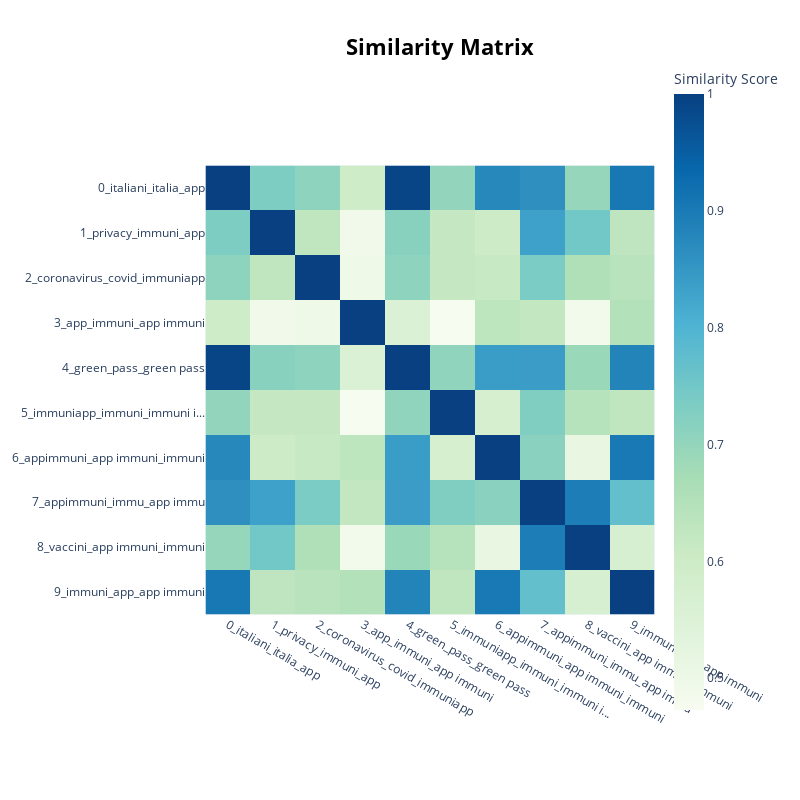

Source (notebook cell):
### Code cell
topic_model.visualize_heatmap()

### Figure 1 — Plotly figure (JSON) as saved in the notebook; plotly's stock layout.template omitted (floating-point values rounded to 4 significant figures)
{"data": [{"coloraxis": "coloraxis", "hovertemplate": "x: %{x}<br>y: %{y}<br>Similarity Score: %{z}<extra></extra>", "name": "0", "type": "heatmap", "x": ["0_italiani_italia_app", "1_privacy_immuni_app", "2_coronavirus_covid_immuniapp", "3_app_immuni_app immuni", "4_green_pass_green pass", "5_immuniapp_immuni_immuni i...", "6_appimmuni_app immuni_immuni", "7_appimmuni_immu_app immu", "8_vaccini_app immuni_immuni", "9_immuni_app_app immuni"], "xaxis": "x", "y": ["0_italiani_italia_app", "1_privacy_immuni_app", "2_coronavirus_covid_immuniapp", "3_app_immuni_app immuni", "4_green_pass_green pass", "5_immuniapp_immuni_immuni i...", "6_appimmuni_app immuni_immuni", "7_appimmuni_immu_app immu", "8_vaccini_app immuni_immuni", "9_immuni_app_app immuni"], "yaxis": "y", "z": [[1.0, 0.7326, 0.7094, 0.5969, 0.9914, 0.7032, 0.8762, 0.8609, 0.6967, 0.9043], [0.7326, 1.0, 0.6261, 0.4918, 0.7161, 0.6171, 0.601, 0.8331, 0.7495, 0.6307], [0.7094, 0.6261, 1.0, 0.4977, 0.709, 0.6175, 0.6141, 0.7369, 0.6574, 0.641], [0.5969, 0.4918, 0.4977, 1, 0.5549, 0.4728, 0.6314, 0.6228, 0.4897, 0.651], [0.9914, 0.7161, 0.709, 0.5549, 1, 0.7048, 0.8395, 0.8407, 0.6905, 0.8829], [0.7032, 0.6171, 0.6175, 0.4728, 0.7048, 1.0, 0.5752, 0.7287, 0.6437, 0.6259], [0.8762, 0.601, 0.6141, 0.6314, 0.8395, 0.5752, 1.0, 0.7143, 0.5169, 0.9034], [0.8609, 0.8331, 0.7369, 0.6228, 0.8407, 0.7287, 0.7143, 1.0, 0.8944, 0.7697], [0.6967, 0.7495, 0.6574, 0.4897, 0.6905, 0.6437, 0.5169, 0.8944, 1.0, 0.5729], [0.9043, 0.6307, 0.641, 0.651, 0.8829, 0.6259, 0.9034, 0.7697, 0.5729, 1.0]]}], "layout": {"coloraxis": {"colorbar": {"title": {"text": "Similarity Score"}}, "colorscale": [[0, "rgb(247,252,240)"], [0.125, "rgb(224,243,219)"], [0.25, "rgb(204,235,197)"], [0.375, "rgb(168,221,181)"], [0.5, "rgb(123,204,196)"], [0.625, "rgb(78,179,211)"], [0.75, "rgb(43,140,190)"], [0.875, "rgb(8,104,172)"], [1, "rgb(8,64,129)"]]}, "height": 800, "hoverlabel": {"bgcolor": "white", "font": {"family": "Rockwell", "size": 16}}, "legend": {"title": {"text": "Trend"}}, "margin": {"t": 60}, "showlegend": true, "title": {"font": {"color": "Black", "size": 22}, "text": "<b>Similarity Matrix", "x": 0.55, "xanchor": "center", "y": 0.95, "yanchor": "top"}, "width": 800, "xaxis": {"anchor": "y", "constrain": "domain", "domain": [0, 1], "scaleanchor": "y"}, "yaxis": {"anchor": "x", "autorange": "reversed", "constrain": "domain", "domain": [0, 1]}}}
